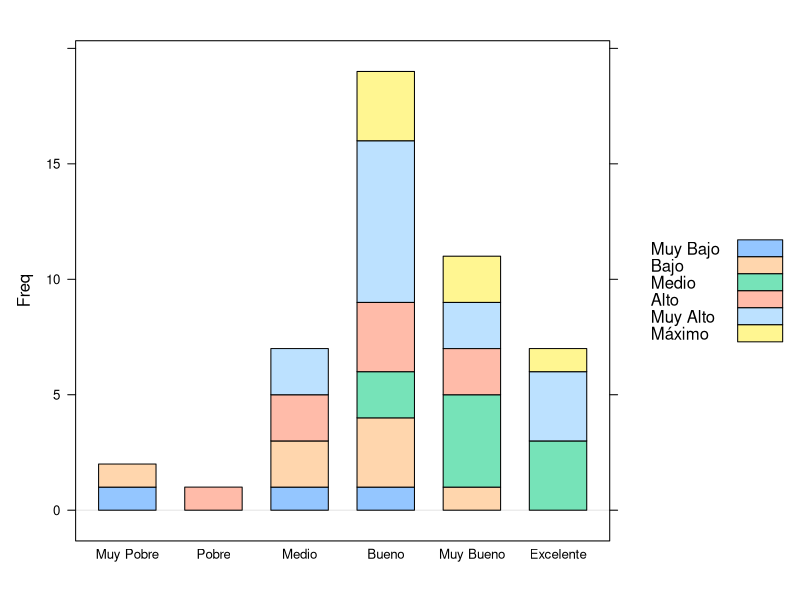
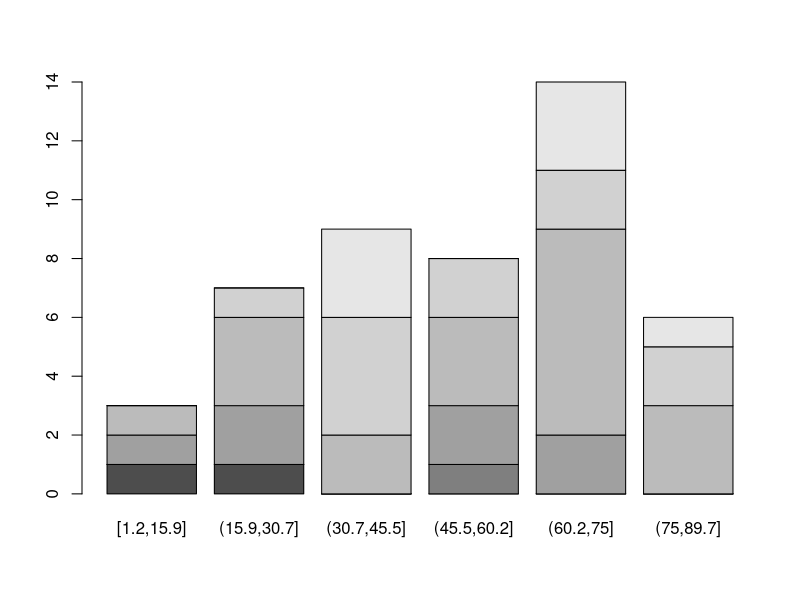
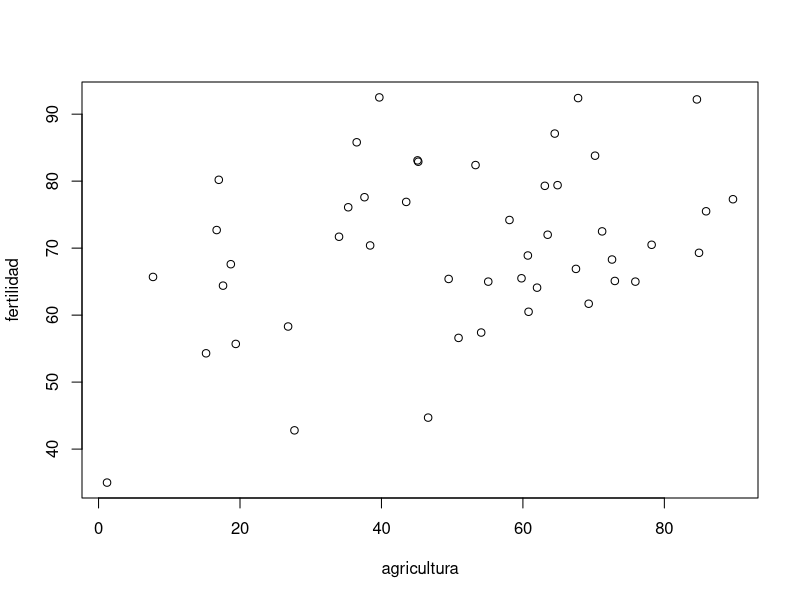
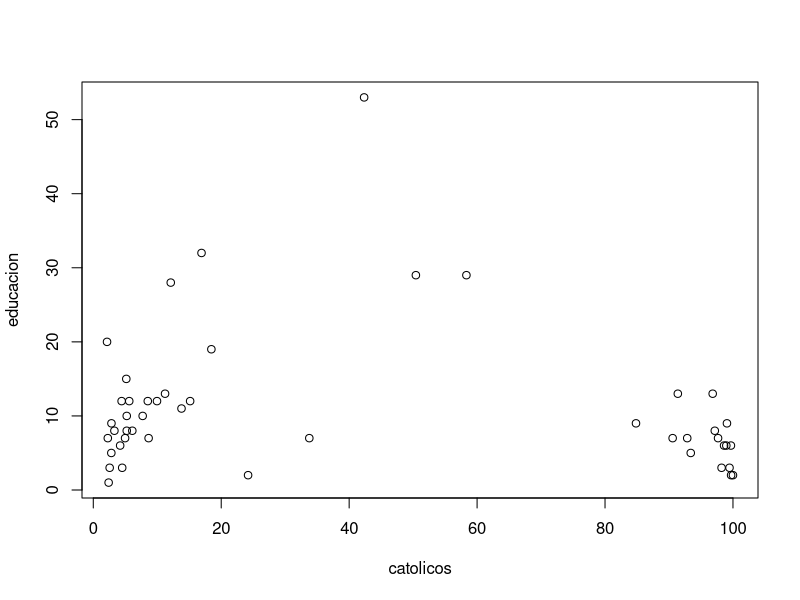
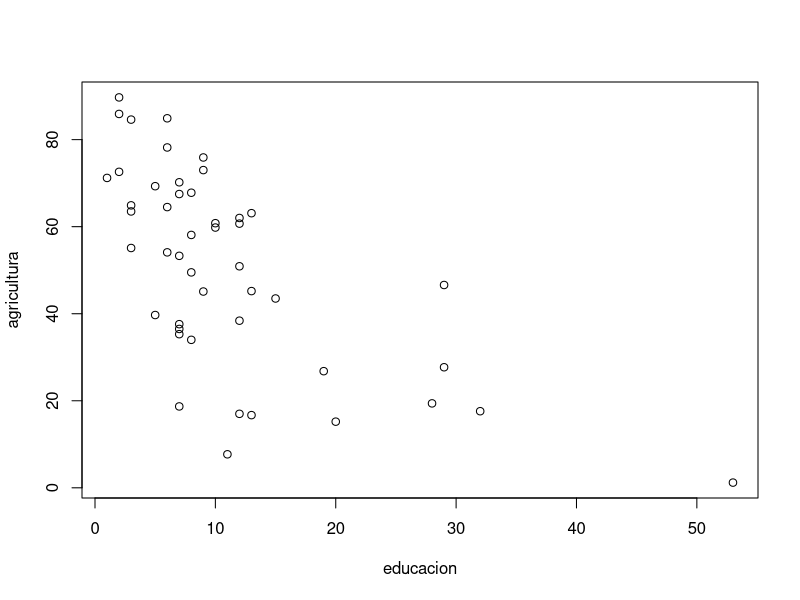

Here is the R script that generated these plots, in order:
### Grupo X
### Integrantes:
###   - Aboulafia Gerardo
###   - Barquet Amelie
###   - David Santiago
###   - Fernandez Ignacio
###   - Vasquez Agustina

#Carga del dataset y librerias
library(ggplot2)
library(tidyr)
library(lattice)
data(swiss)

#-------------Instanciamos las variables y sus intervalos para utilizarlos más adelante-----------------#
#FERTILIDAD
fertilidad<-as.numeric(unlist(c(swiss[1])))
intervalosFertilidad<-cut(fertilidad,
                          breaks=seq(35.0,92.5,length=nclass.Sturges(fertilidad)),
                          include.lowest=TRUE)

#EDUCACION
educacion<-as.numeric(unlist(c(swiss[4])))
intervalosEducacion<-cut(educacion,breaks=seq(
  range(educacion)[1],range(educacion)[2],
  length=nclass.Sturges(educacion)),include.lowest=TRUE)

#MORT.INFANTIL
mort_inf<-as.numeric(unlist(c(swiss[6])))
intervalosMortInf<-cut(mort_inf,breaks=seq(
  range(mort_inf)[1],range(mort_inf)[2],
  length=nclass.Sturges(mort_inf)),include.lowest=TRUE)

#CATOLICOS
catolicos<-as.numeric(unlist(c(swiss[5])))
intervalosCatolicos<-cut(catolicos,breaks=seq(
  range(catolicos)[1],range(catolicos)[2],
  length=nclass.Sturges(catolicos)),include.lowest=TRUE)

#AGRICULTURA
agricultura<-as.numeric(unlist(c(swiss[2])))
intervalosAgricultura<-cut(agricultura,breaks=seq(1.2,89.7,length=nclass.Sturges(
  agricultura)),include.lowest=TRUE)


#ALTA CALIFICACION
alta_calificacion<-as.numeric(unlist(c(swiss[3])))
intervalosAltaCalificacion<-cut(alta_calificacion,breaks=seq(
  range(alta_calificacion)[1],range(alta_calificacion)[2],
  length=nclass.Sturges(alta_calificacion)),include.lowest=TRUE)

#-----------------Tablas de contingencia-----------------#
#Creamos los labels para los intervalos de la tabla de contingencia
agricultura_titulos<-c('Muy Bajo','Bajo','Medio','Alto','Muy Alto','Máximo')
fertilidad_titulos<-c('Muy Pobre','Pobre','Medio','Bueno','Muy Bueno','Excelente')
catolicos_titulos<-c('Muy Bajo','Bajo','Medio','Alto','Muy Alto','Máximo')
educacion_titulos<-c('Muy Bajo','Bajo','Medio','Alto','Muy Alto','Máximo')


#Creamos la tabla de contingencia para fertilidad y agricultura
      #FERTILIDAD/AGRICULTURA

tabla_fert_agr<-table(intervalosFertilidad,intervalosAgricultura)


rownames(tabla_fert_agr)<-fertilidad_titulos
colnames(tabla_fert_agr)<-agricultura_titulos


barchart(tabla_fert_agr,horizontal=FALSE,stack=TRUE,auto.key=TRUE)
barplot(table(intervalosFertilidad,intervalosAgricultura)) #faltan los 
                                                           #colores y labels

chisq.test(tabla_fert_agr)  #opcion =>,simulate.p.values=TRUE

#CORRELACION
cor(swiss)
cor(fertilidad,agricultura)

#PLOTS (muestran graficamente los valores de las correlaciones)
plot(agricultura,fertilidad)
plot(catolicos,educacion)
plot(educacion,agricultura)